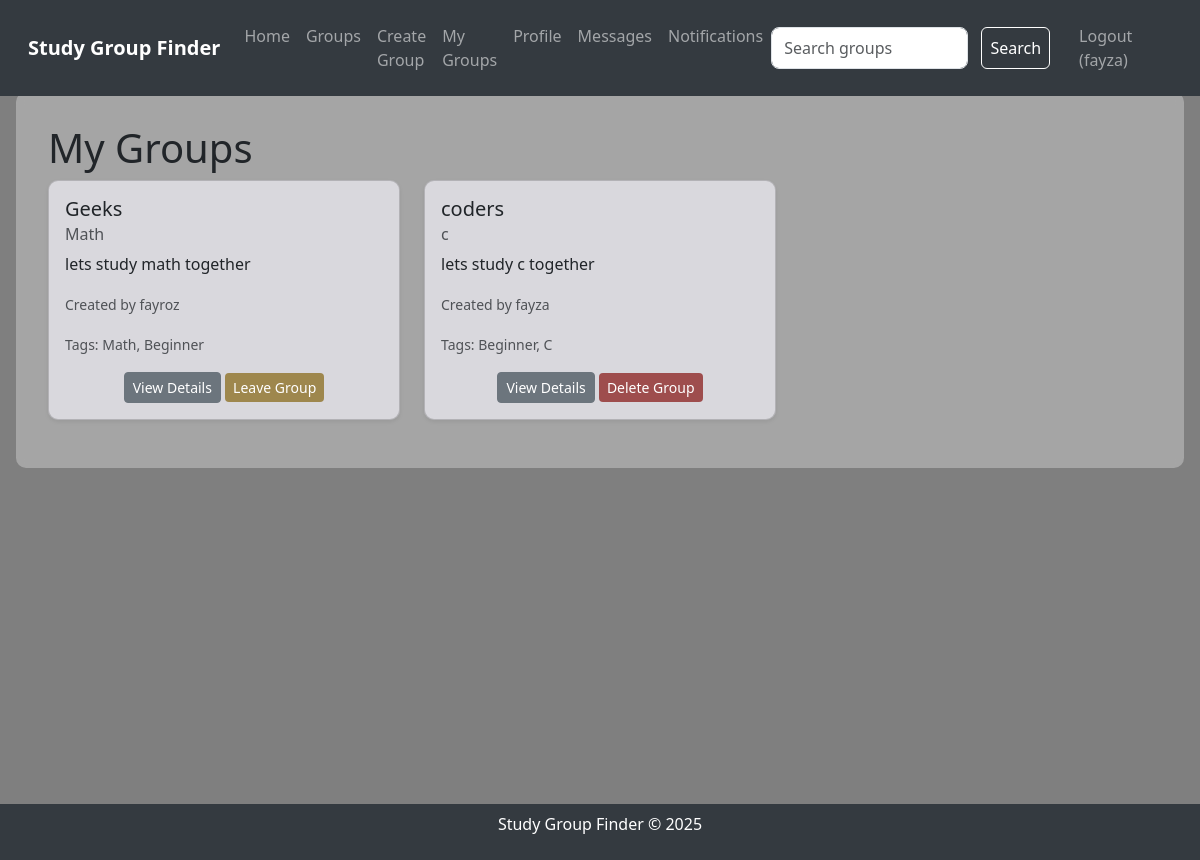
The app's page /my_groups (signed in) with its own data.
### tables this page shows
CREATE TABLE users
                 (id INTEGER PRIMARY KEY AUTOINCREMENT,
                  username TEXT UNIQUE NOT NULL,
                  password TEXT NOT NULL,
                  bio TEXT,
                  interests TEXT);

CREATE TABLE groups
                 (id INTEGER PRIMARY KEY AUTOINCREMENT,
                  name TEXT NOT NULL,
                  subject TEXT NOT NULL,
                  description TEXT,
                  creator_id INTEGER,
                  FOREIGN KEY (creator_id) REFERENCES users(id));

CREATE TABLE tags
                 (id INTEGER PRIMARY KEY AUTOINCREMENT,
                  name TEXT NOT NULL UNIQUE);

### app.py (the view)
@app.route('/my_groups')
def my_groups():
    if 'user_id' not in session:
        flash('Please log in to view your groups.', 'danger')
        return redirect(url_for('login'))
    conn = sqlite3.connect('study_groups.db')
    c = conn.cursor()
    c.execute("SELECT groups.id, groups.name, groups.subject, groups.description, users.username "
              "FROM groups JOIN users ON groups.creator_id = users.id "
              "JOIN group_members ON groups.id = group_members.group_id "
              "WHERE group_members.user_id = ?", (session['user_id'],))
    groups = c.fetchall()
    tags_dict = {}
    for group in groups:
        c.execute("SELECT tags.name FROM tags JOIN group_tags ON tags.id = group_tags.tag_id WHERE group_tags.group_id = ?", (group[0],))
        tags_dict[group[0]] = c.fetchall()
    try:
        c.execute("SELECT COUNT(*) FROM notifications WHERE user_id = ? AND read = FALSE",
                  (session['user_id'],))
        notification_count = c.fetchone()[0]
    except sqlite3.OperationalError:
        init_db()
        notification_count = 0
    conn.close()
    return render_template('my_groups.html', groups=groups, tags_dict=tags_dict, notification_count=notification_count)

### templates/my_groups.html (shortened to what this page needs)
{% extends "layout.html" %}
{% block content %}
    <div class="page-content">
        <h1>My Groups</h1>
        {% if groups %}
            <div class="row">
                {% for group in groups %}
                    <div class="col-md-4 mb-3">
                        <div class="card group-card shadow-sm">
                            <div class="card-body">
                                <h5 class="card-title">{{ group[1] }}</h5>
                                <h6 class="card-subtitle mb-2 text-muted">{{ group[2] }}</h6>
                                <p class="card-text">{{ group[3] }}</p>
                                <p class="card-text"><small class="text-muted">Created by {{ group[4] }}</small></p>
                                <p class="card-text"><small class="text-muted">Tags:
                                    {% set group_id = group[0] %}
                                    {% for tag in (tags_dict[group_id] if group_id in tags_dict else []) %}
                                        {{ tag[0] }}{% if not loop.last %}, {% endif %}
                                    {% endfor %}
                                </small></p>
                                <div class="text-center">
                                    <a href="{{ url_for('group_details', group_id=group[0]) }}" class="btn btn-secondary btn-sm">View Details</a>
                                    {% if session.username == group[4] %}
                                        <a href="{{ url_for('delete_group', group_id=group[0]) }}" class="btn btn-danger btn-sm" onclick="return confirm('Are you sure you want to delete this group?')">Delete Group</a>
                                    {% else %}
                                        <a href="{{ url_for('leave_group', group_id=group[0]) }}" class="btn btn-warning btn-sm" onclick="return confirm('Are you sure you want to leave this group?')">Leave Group</a>
                                    {% endif %}
                                </div>
                            </div>
                        </div>
                    </div>
                {% endfor %}
            </div>
        {% else %}
            <p>You haven't joined any groups yet. <a href="{{ url_for('groups') }}">Join one</a> or <a href="{{ url_for('create_group') }}">create your own</a>!</p>
        {% endif %}
    </div>
{% endblock %}

### templates/layout.html (shortened to what this page needs)
<!DOCTYPE html>
<html lang="en">
<head>
    <link href="https://cdn.jsdelivr.net/npm/bootstrap@5.3.0/dist/css/bootstrap.min.css" rel="stylesheet">
    <link rel="stylesheet" href="{{ url_for('static', filename='styles.css') }}">
</head>
<body>
    <nav class="navbar navbar-expand-lg navbar-dark">
        <div class="container-fluid">
            <a class="navbar-brand" href="{{ url_for('index') }}">Study Group Finder</a>
            <div class="collapse navbar-collapse" id="navbarNav">
                <ul class="navbar-nav me-auto">
                    <li class="nav-item">
                        <a class="nav-link" href="{{ url_for('index') }}">Home</a>
                    </li>
                    <li class="nav-item">
                        <a class="nav-link" href="{{ url_for('groups') }}">Groups</a>
                    </li>
                    {% if session.user_id %}
                        <li class="nav-item">
                            <a class="nav-link" href="{{ url_for('create_group') }}">Create Group</a>
                        </li>
                        <li class="nav-item">
                            <a class="nav-link" href="{{ url_for('my_groups') }}">My Groups</a>
                        </li>
                        <li class="nav-item">
                            <a class="nav-link" href="{{ url_for('profile') }}">Profile</a>
                        </li>
                        <li class="nav-item">
                            <a class="nav-link" href="{{ url_for('messages') }}">Messages</a>
                        </li>
                        <li class="nav-item">
                            <a class="nav-link" href="{{ url_for('notifications') }}">
                                Notifications
                            </a>
                        </li>
                    {% endif %}
                </ul>
                <form class="d-flex" action="{{ url_for('search_groups') }}" method="post">
                    <input class="form-control me-2" type="search" placeholder="Search groups" aria-label="Search" name="search_query">
                    <button class="btn btn-outline-light" type="submit">Search</button>
                </form>
                <ul class="navbar-nav ms-3">
                    {% if session.user_id %}
                        <li class="nav-item">
                            <a class="nav-link" href="{{ url_for('logout') }}">Logout ({{ session.username }})</a>
                        </li>
                    {% endif %}
                </ul>
            </div>
        </div>
    </nav>
    <div class="content-wrapper">
        {% block content %}{% endblock %}
    </div>
    <footer class="footer">
        <p>Study Group Finder © 2025</p>
    </footer>
</body>
</html>

### static/styles.css (style rules this page uses)
body { background-image: url('/static/background.jpg'); background-size: cover; background-position: center; background-blend-mode: overlay; background-color: rgba(0, 0, 0, 0.5); min-height: 100vh; margin: 0; padding: 0; }
.navbar-brand { font-weight: bold; }
.navbar { background-color: #343a40; padding: 1rem; position: fixed; top: 0; width: 100%; z-index: 1000; }
.content-wrapper { margin-top: 60px; min-height: calc(100vh - 120px); padding: 2rem 1rem; }
.page-content { backdrop-filter: blur(5px); background-color: rgba(255, 255, 255, 0.3); border-radius: 10px; padding: 2rem; max-width: 1200px; margin: 0 auto; }
.card { background-color: rgba(231, 229, 236, 0.8); border-radius: 10px; box-shadow: 0 4px 8px rgba(0, 0, 0, 0.1); transition: transform 0.2s; }
.form-control { border-radius: 8px; }
.footer { text-align: center; padding: 0.5rem; background-color: #343a40; color: white; position: fixed; bottom: 0; width: 100%; }
.btn-outline-light { color: #ffffff; border-color: #ffffff; padding: 0.5rem; margin: 0 5px; }
.btn-warning { color: #ffffff; background-color: #9e874d; border: none; }
.btn-danger { background-color: #9e4d4d; border: none; }

### records on screen
users: username "fayza"
groups: name "Geeks", subject "Math", description "lets study math together", username "fayroz"
tags: name "Math"
tags: name "Beginner"
groups: name "coders", subject "c", description "lets study c together", username "fayza"
tags: name "C"
